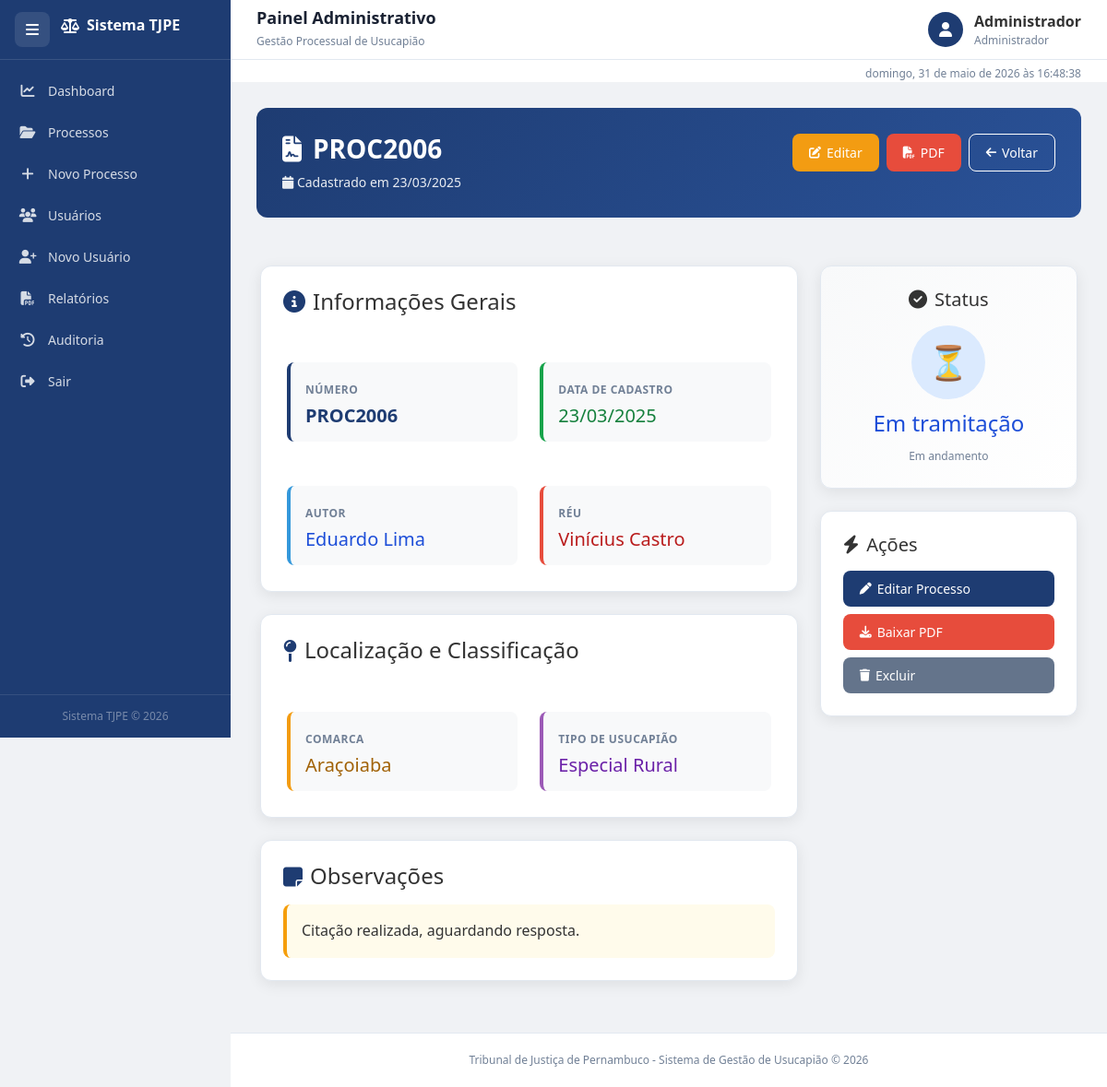
/processo/26 (signed in), run on the app's committed database.
### tables this page shows
CREATE TABLE processos (
        id INTEGER PRIMARY KEY AUTOINCREMENT,
        numero TEXT UNIQUE NOT NULL,
        autor TEXT NOT NULL,
        reu TEXT NOT NULL,
        comarca TEXT NOT NULL,
        status TEXT NOT NULL,
        tipo_usucapiao TEXT NOT NULL,
        observacoes TEXT,
        data_cadastro TEXT
    );

### projeto_tj.py (the view)
@app.route("/processo/<int:id>")
@login_required
def detalhe_processo(id):
    conn = get_db_connection()
    processo = conn.execute(
        """
        SELECT *
        FROM processos
        WHERE id = ?
        """,
        (id,)
    ).fetchone()
    conn.close()
    return render_template(
        "processo_detalhe.html",
        processo=processo
    )

### projeto_tj.py (called while the page is built, shortened)
def get_db_connection():
    conn = sqlite3.connect(DATABASE)
    conn.row_factory = sqlite3.Row
    return conn

def login_required(f):
    @wraps(f)
    def decorated_function(*args, **kwargs):
        return f(*args, **kwargs)
    return decorated_function

### templates/processo_detalhe.html (shortened to what this page needs)
{% extends 'base.html' %}
{% block content %}
<div class="fade-in">
    <div style="background: linear-gradient(135deg, #1e3c72 0%, #2a5298 100%); color: white; padding: 28px; border-radius: 12px; margin-bottom: 24px;">
        <div class="d-flex justify-content-between align-items-start flex-wrap" style="gap: 16px;">
            <div style="flex: 1;">
                <h1 style="font-size: 28px; font-weight: 700; margin-bottom: 4px; display: flex; align-items: center; gap: 12px;">
                    <i class="fas fa-file-contract"></i> {{ processo['numero'] }}
                </h1>
                <p style="opacity: 0.9; margin: 8px 0 0 0; font-size: 14px;">
                    <i class="fas fa-calendar"></i> Cadastrado em {{ processo['data_cadastro'] }}
                </p>
            </div>
            <div style="display: flex; gap: 8px; flex-wrap: wrap; justify-content: flex-end;">
                <a href="{{ url_for('editar_processo', id=processo['id']) }}" class="btn btn-warning">
                    <i class="fas fa-edit"></i> Editar
                </a>
                <a href="{{ url_for('gerar_pdf', id=processo['id']) }}" class="btn btn-danger" target="_blank">
                    <i class="fas fa-file-pdf"></i> PDF
                </a>
                <button onclick="window.history.back()" class="btn btn-outline-secondary" style="border-color: white; color: white;">
                    <i class="fas fa-arrow-left"></i> Voltar
                </button>
            </div>
        </div>
    </div>
    <div class="row g-4">
        <div class="col-lg-8">
            <div class="card-box mb-4">
                <h4 class="mb-4" style="display: flex; align-items: center; gap: 8px;">
                    <i class="fas fa-info-circle" style="color: #1e3c72;"></i> Informações Gerais
                </h4>
                <div class="row g-4">
                    <div class="col-md-6">
                        <div style="background: #f8f9fa; padding: 16px; border-radius: 8px; border-left: 4px solid #1e3c72;">
                            <small style="color: #718096; font-weight: 600; text-transform: uppercase; letter-spacing: 0.5px;">Número</small>
                            <h5 style="margin: 6px 0 0 0; color: #1e3c72; font-weight: 700;">{{ processo['numero'] }}</h5>
                        </div>
                    </div>
                    <div class="col-md-6">
                        <div style="background: #f8f9fa; padding: 16px; border-radius: 8px; border-left: 4px solid #16a34a;">
                            <small style="color: #718096; font-weight: 600; text-transform: uppercase; letter-spacing: 0.5px;">Data de Cadastro</small>
                            <h5 style="margin: 6px 0 0 0; color: #15803d;">{{ processo['data_cadastro'] }}</h5>
                        </div>
                    </div>
                    <div class="col-md-6">
                        <div style="background: #f8f9fa; padding: 16px; border-radius: 8px; border-left: 4px solid #3498db;">
                            <small style="color: #718096; font-weight: 600; text-transform: uppercase; letter-spacing: 0.5px;">Autor</small>
                            <h5 style="margin: 6px 0 0 0; color: #1d4ed8;">{{ processo['autor'] }}</h5>
                        </div>
                    </div>
                    <div class="col-md-6">
                        <div style="background: #f8f9fa; padding: 16px; border-radius: 8px; border-left: 4px solid #e74c3c;">
                            <small style="color: #718096; font-weight: 600; text-transform: uppercase; letter-spacing: 0.5px;">Réu</small>
                            <h5 style="margin: 6px 0 0 0; color: #b91c1c;">{{ processo['reu'] }}</h5>
                        </div>
                    </div>
                </div>
            </div>
            <div class="card-box mb-4">
                <h4 class="mb-4" style="display: flex; align-items: center; gap: 8px;">
                    <i class="fas fa-map-pin" style="color: #1e3c72;"></i> Localização e Classificação
                </h4>
                <div class="row g-4">
                    <div class="col-md-6">
                        <div style="background: #f8f9fa; padding: 16px; border-radius: 8px; border-left: 4px solid #f39c12;">
                            <small style="color: #718096; font-weight: 600; text-transform: uppercase; letter-spacing: 0.5px;">Comarca</small>
                            <h5 style="margin: 6px 0 0 0; color: #a16207;">{{ processo['comarca'] }}</h5>
                        </div>
                    </div>
                    <div class="col-md-6">
                        <div style="background: #f8f9fa; padding: 16px; border-radius: 8px; border-left: 4px solid #9b59b6;">
                            <small style="color: #718096; font-weight: 600; text-transform: uppercase; letter-spacing: 0.5px;">Tipo de Usucapião</small>
                            <h5 style="margin: 6px 0 0 0; color: #6b21a8;">{{ processo['tipo_usucapiao'] }}</h5>
                        </div>
                    </div>
                </div>
            </div>
            {% if processo['observacoes'] %}
            <div class="card-box mb-4">
                <h4 class="mb-3" style="display: flex; align-items: center; gap: 8px;">
                    <i class="fas fa-sticky-note" style="color: #1e3c72;"></i> Observações
                </h4>
                <div style="background: #fffbeb; padding: 16px; border-radius: 8px; border-left: 4px solid #f59e0b;">
                    <p style="margin: 0; color: #333; line-height: 1.6;">
                        {{ processo['observacoes'] }}
                    </p>
                </div>
            </div>
            {% endif %}
        </div>
        <div class="col-lg-4">
            <div class="card-box mb-4" style="text-align: center; background: linear-gradient(135deg, #f8f9fa 0%, #ffffff 100%);">
                <h5 class="mb-3" style="display: flex; align-items: center; justify-content: center; gap: 8px;">
                    <i class="fas fa-check-circle"></i> Status
                </h5>
                {% if processo['status'] == 'Julgado' %}
                    <div style="width: 80px; height: 80px; background: #dcfce7; border-radius: 50%; display: flex; align-items: center; justify-content: center; font-size: 36px; margin: 0 auto 12px;">
                        ✓
                    </div>
                    <h4 style="color: #15803d; margin: 0 0 8px 0;">{{ processo['status'] }}</h4>
                    <small class="text-muted">Processo finalizado</small>
                {% elif processo['status'] == 'Em tramitação' %}
                    <div style="width: 80px; height: 80px; background: #dbeafe; border-radius: 50%; display: flex; align-items: center; justify-content: center; font-size: 36px; margin: 0 auto 12px;">
                        ⏳
                    </div>
                    <h4 style="color: #1d4ed8; margin: 0 0 8px 0;">{{ processo['status'] }}</h4>
                    <small class="text-muted">Em andamento</small>
                {% endif %}
            </div>
            <div class="card-box">
                <h5 class="mb-3" style="display: flex; align-items: center; gap: 8px;">
                    <i class="fas fa-bolt"></i> Ações
                </h5>
                <div style="display: flex; flex-direction: column; gap: 8px;">
                {% if session.get('perfil') == 'Administrador' %}
                    <a href="{{ url_for('editar_processo', id=processo['id']) }}" class="btn btn-primary" style="width: 100%;">
                        <i class="fas fa-pen"></i> Editar Processo
                    </a>
                {% endif %}
                    <a href="{{ url_for('gerar_pdf', id=processo['id']) }}" class="btn btn-danger" style="width: 100%;" target="_blank">
                        <i class="fas fa-download"></i> Baixar PDF
                    </a>
                    <button onclick="if(confirm('Deseja excluir este processo?')) location.href='/processo/excluir/{{ processo['id'] }}'" class="btn btn-secondary" style="width: 100%;">
                        <i class="fas fa-trash"></i> Excluir
                    </button>
                </div>
            </div>
        </div>
    </div>
</div>
{% endblock %}

### static/css/style.css (style rules this page uses)
*, *::before, *::after { box-sizing: border-box; margin: 0; padding: 0; }
html, body { height: 100%; font-family: "Segoe UI", Tahoma, Geneva, Verdana, sans-serif; background: #f0f2f5; color: #333; overflow-x: hidden; scroll-behavior: smooth; }
:root { --sidebar-w: 250px; --sidebar-collapsed: 72px; --topbar-h: 65px; --azul: #1e3c72; --azul2: #2a5298; --azul3: #3a6abf; --branco: #ffffff; --cinza-bg: #f0f2f5; --borda: #e2e8f0; --texto: #1a2233; --texto2: #4a5568; --texto3: #718096; --verde: #2ecc71; --vermelho: #e74c3c; --laranja: #f39c12; --azul-info: #3498db; --radius: 12px; --shadow: 0 4px 16px rgba(0,0,0,0.08); --transition: 0.28s ease; }
.card-box { background: var(--branco); border-radius: var(--radius); box-shadow: var(--shadow); padding: 24px; margin-bottom: 20px; border: 1px solid var(--borda); }
.btn { display: inline-flex; align-items: center; gap: 6px; padding: 9px 18px; border-radius: 8px; font-size: 14px; font-weight: 500; border: none; cursor: pointer; text-decoration: none; transition: all 0.18s; white-space: nowrap; }
.btn-primary { background: var(--azul); color: #fff; }
.btn-secondary { background: #64748b; color: #fff; }
.btn-danger { background: var(--vermelho); color: #fff; }
.btn-warning { background: var(--laranja); color: #fff; }
.btn-outline-secondary { background: transparent; border: 1px solid #cbd5e1; color: #475569; }
.btn i { font-size: 13px; }
.fade-in { animation: fadeIn .4s ease; }
.row { display: flex; flex-wrap: wrap; margin: -8px; }
.row.g-4 > * { padding: 12px; }
.col-lg-4 { width: 33.333%; }
.col-lg-8 { width: 66.666%; }
.col-md-6 { width: 50%; }
.d-flex { display: flex; }
.justify-content-between { justify-content: space-between; }
.flex-wrap { flex-wrap: wrap; }
.mb-3 { margin-bottom: 12px; }
.mb-4 { margin-bottom: 16px; }
.text-muted { color: var(--texto3) !important; }
small { font-size: 12px; }

### data on the page
processos: numero "PROC2006", data_cadastro "23/03/2025", autor "Eduardo Lima", reu "Vinícius Castro", comarca "Araçoiaba", tipo_usucapiao "Especial Rural", observacoes "Citação realizada, aguardando resposta.", status "Em tramitação"

### other printed values
{{ session.get('usuario_nome', 'Usuário') }} "Administrador"
{{ session.get('perfil', 'Perfil') }} "Administrador"
